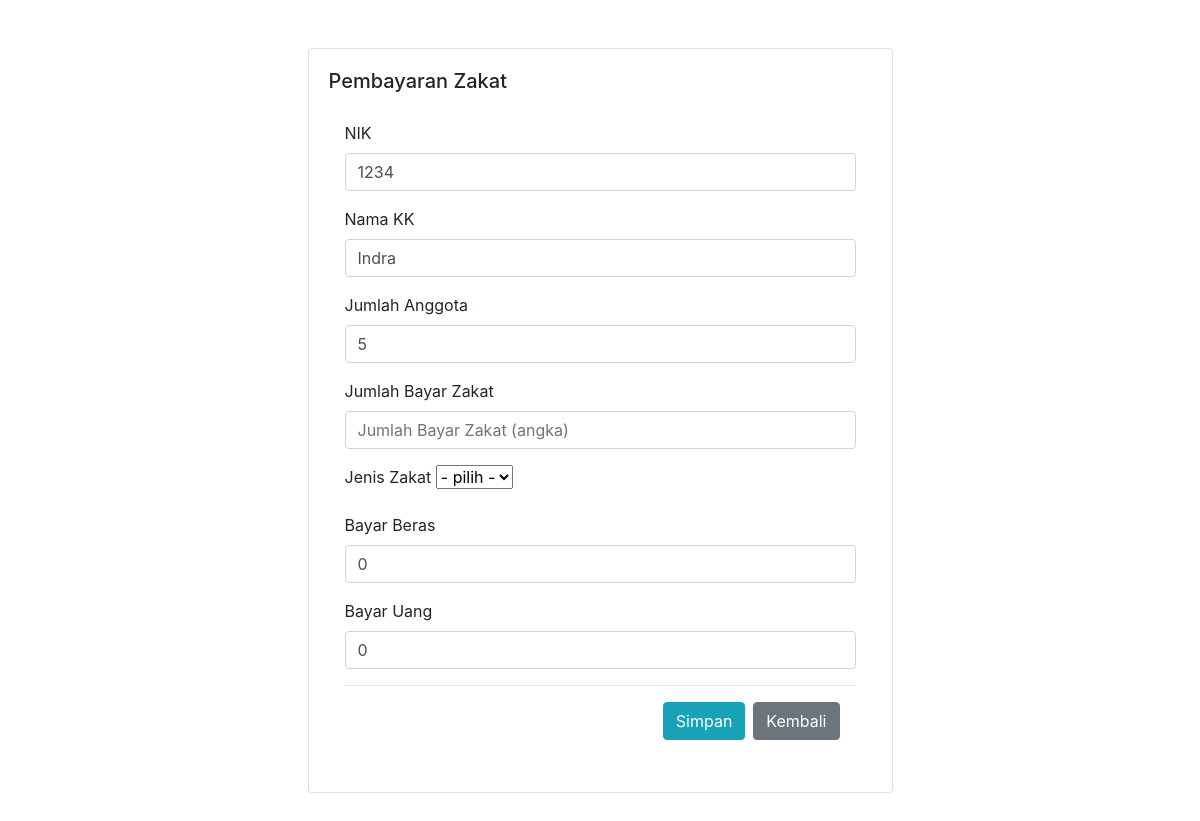
The app's page /bayar.php?id=2 (signed in) with its own data.
### tables this page shows
CREATE TABLE `kepala_keluarga` (
  `id` int(10) NOT NULL AUTO_INCREMENT,
  `NIK` int(255) NOT NULL,
  `nama_kk` varchar(255) NOT NULL,
  `jumlah_anggota_kk` int(255) NOT NULL,
  `keterangan` varchar(255) NOT NULL,
  `muzakki` tinyint(1) NOT NULL,
  `bayarzakat` tinyint(1) NOT NULL,
  PRIMARY KEY (`id`)
);

### PHP/App/Produk/Database.php (called while the page is built, shortened)
<?php
class Database {
    private $host,
            $username,
            $password,
            $dbname,
            $conn,
            $name;
    public function __construct($host,$username,$password,$dbname){
        $this->host = $host;
        $this->username = $username;
        $this->password = $password;
        $this->dbname = $dbname;
        $this->conn = mysqli_connect($this->host, $this->username, $this->password, $this->dbname);
    }
    public function read($query){
        $result = mysqli_query($this->conn,$query);
        $rows = [];
        while ($row = mysqli_fetch_assoc($result)) {
            $rows[] = $row;
        }
        return $rows;
    }
}

### PHP/Data.php (called while the page is built, shortened)
<?php
$mysqli = new Database('Localhost', 'root', '', 'zakatfitrah');
$kepala_keluarga = $mysqli->read("SELECT * FROM kepala_keluarga");

### bayar.php (the view, shortened to what this page needs)
<?php
require_once 'PHP/Data.php';
$id = $_GET['id'];
$pembayaranzakat = $mysqli->read("SELECT * FROM kepala_keluarga WHERE id = $id");
?>
<!DOCTYPE html>
<html lang="en">
<head>
    <link rel="stylesheet" href="assets/css/bootstrap/bootstrap.css">
</head>
<body>
<div class="row">
    <div class="col-lg-6 mx-auto py-5">
        <div class="card">
            <div class="card-body">
                <div class="card-title">
                    <h5 class="" id="exampleModalLabel">Pembayaran Zakat</h5>
                    <button type="button" class="close" data-dismiss="modal" aria-label="Close">
                        <span class="text-white" aria-hidden="true">&times;</span>
                    </button>
                </div>
                <?php
                foreach ($pembayaranzakat as $key) : ?>
                    <div class="modal-body" id="modal_body">
                        <form action="" method="post">
                            <div class="form-group">
                                <label for="NIK">NIK</label>
                                <input class="form-control" value="<?= $key['NIK']?>" type="text" id="NIK" name="NIK" type="text">
                            </div>
                            <div class="form-group">
                                <label for="nama_kk">Nama KK</label>
                                    <input class="form-control" value="<?= $key['nama_kk']?>" type="text" id="nama_kk" name="nama_kk" type="text">
                            </div>
                            <div class="form-group">
                                <label for="jumlah_anggota_kk">Jumlah Anggota</label>
                                <input class="form-control" value="<?= $key['jumlah_anggota_kk']?>" id="jumlah_angggota_kk" name="jumlah_angggota_kk" type="text">
                            </div>
                            <div class="form-group">
                                <label for="jumlah_bayar_zakat">Jumlah Bayar Zakat</label>
                                <input class="form-control" placeholder="Jumlah Bayar Zakat (angka)" id="jumlah_bayar_zakat" name="jumlah_bayar_zakat" type="text" required>
                            </div>
                            <div class="form-group">
                                <label for="jeniszakat">Jenis Zakat</label>
                                <select id="jeniszakat" name="jeniszakat" onChange="update()">
                                    <option value="">- pilih -</option>
                                </select>
                            </div>
                            <div class="form-group">
                                <label for="bayar_beras">Bayar Beras</label>
                                <input class="form-control" placeholder="Total Beras" id="bayar_beras" name="bayar_beras" type="text">
                            </div>
                            <div class="form-group">
                                <label for="bayar_uang">Bayar Uang</label>
                                <input class="form-control" placeholder="Total Uang" id="bayar_uang" name="bayar_uang" type="text">
                            </div>
                            <div class="modal-footer">
                                <button class="btn btn-info" type="submit" name="bayarzakat">Simpan</button>
                                <a class="btn btn-secondary" href="muzakki.php">Kembali</a>
                            </div>
                        </form>
                    </div>
                <?php endforeach; ?>
            </div>
        </div>
    </div>
</div>
</body>
</html>

### records on screen
kepala_keluarga: NIK "1234", nama_kk "Indra", jumlah_angggota_kk "5"
